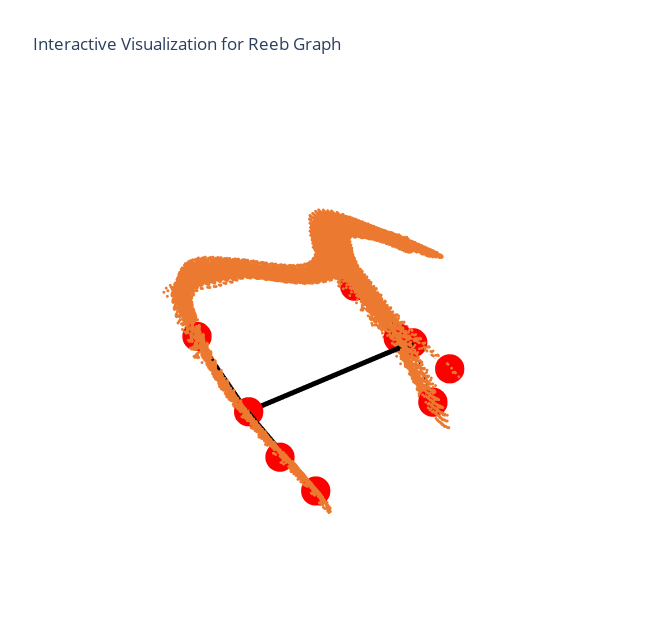

Notebook source saved alongside this figure:
### Markdown cell above
### Example 2: Posterior Commissure (CP)

### Code cell
eps = 2.5
alpha = 3
delta = 5

trkpathI = "data/ISMRM/"
file = "CA.trk"
print("Constructing Reeb Graph for", file)
streamlines = nib.streamlines.load(trkpathI+file).streamlines
h, node_loc = rc.constructRobustReeb(streamlines, eps, alpha, delta)
vis.graph_vis(h,node_loc,streamlines)
vis.plot_reeb_graph_3d(h,node_loc,streamlines)

### Figure 1 — Plotly figure (JSON) as saved in the notebook; plotly's stock layout.template omitted (floating-point values rounded to 4 significant figures; data arrays with more than 128 entries replaced by an {"elided": "..."} marker saying what was removed)
{"data": [{"line": {"color": "black", "width": 10}, "mode": "lines", "type": "scatter3d", "x": [18.28, -49.62, null], "y": [-77.44, -75.71, null], "z": [44.28, 42.14, null]}, {"line": {"color": "black", "width": 6.45}, "mode": "lines", "type": "scatter3d", "x": [18.28, 15.52, null], "y": [-77.44, -73.06, null], "z": [44.28, 37.56, null]}, {"line": {"color": "black", "width": 5.476}, "mode": "lines", "type": "scatter3d", "x": [18.28, 17.83, null], "y": [-77.44, -81.54, null], "z": [44.28, 50.65, null]}, {"line": {"color": "black", "width": 0.2088}, "mode": "lines", "type": "scatter3d", "x": [18.28, 18.48, null], "y": [-77.44, -75.09, null], "z": [44.28, 40.62, null]}, {"line": {"color": "black", "width": 6.775}, "mode": "lines", "type": "scatter3d", "x": [-49.62, -45.91, null], "y": [-75.71, -76.39, null], "z": [42.14, 42.97, null]}, {"line": {"color": "black", "width": 2.274}, "mode": "lines", "type": "scatter3d", "x": [-49.62, -42.07, null], "y": [-75.71, -72.94, null], "z": [42.14, 36.37, null]}, {"line": {"color": "black", "width": 1.647}, "mode": "lines", "type": "scatter3d", "x": [-49.62, -52.43, null], "y": [-75.71, -81.11, null], "z": [42.14, 46.05, null]}, {"line": {"color": "black", "width": 0.232}, "mode": "lines", "type": "scatter3d", "x": [-49.62, -50.93, null], "y": [-75.71, -73.02, null], "z": [42.14, 40.54, null]}, {"hoverinfo": "text", "marker": {"color": "red", "line": {"color": "red", "width": 0.5}, "size": 10, "symbol": "circle"}, "mode": "markers", "type": "scatter3d", "x": [18.28, -49.62, -45.91, -42.07, 15.52, 17.83, -52.43, -50.93, 18.48], "y": [-77.44, -75.71, -76.39, -72.94, -73.06, -81.54, -81.11, -73.02, -75.09], "z": [44.28, 42.14, 42.97, 36.37, 37.56, 50.65, 46.05, 40.54, 40.62]}, {"marker": {"color": "#eb7a30", "size": 1, "symbol": "circle"}, "mode": "markers", "type": "scatter3d", "x": {"elided": "43710 float values"}, "y": {"elided": "43710 float values"}, "z": {"elided": "43710 float values"}}], "layout": {"height": 625, "hovermode": "closest", "margin": {"t": 100}, "scene": {"xaxis": {"showbackground": false, "showgrid": false, "showline": false, "showticklabels": false, "title": {"text": ""}, "zeroline": false}, "yaxis": {"showbackground": false, "showgrid": false, "showline": false, "showticklabels": false, "title": {"text": ""}, "zeroline": false}, "zaxis": {"showbackground": false, "showgrid": false, "showline": false, "showticklabels": false, "title": {"text": ""}, "zeroline": false}}, "showlegend": false, "title": {"text": "Interactive Visualization for Reeb Graph"}, "width": 650}}
